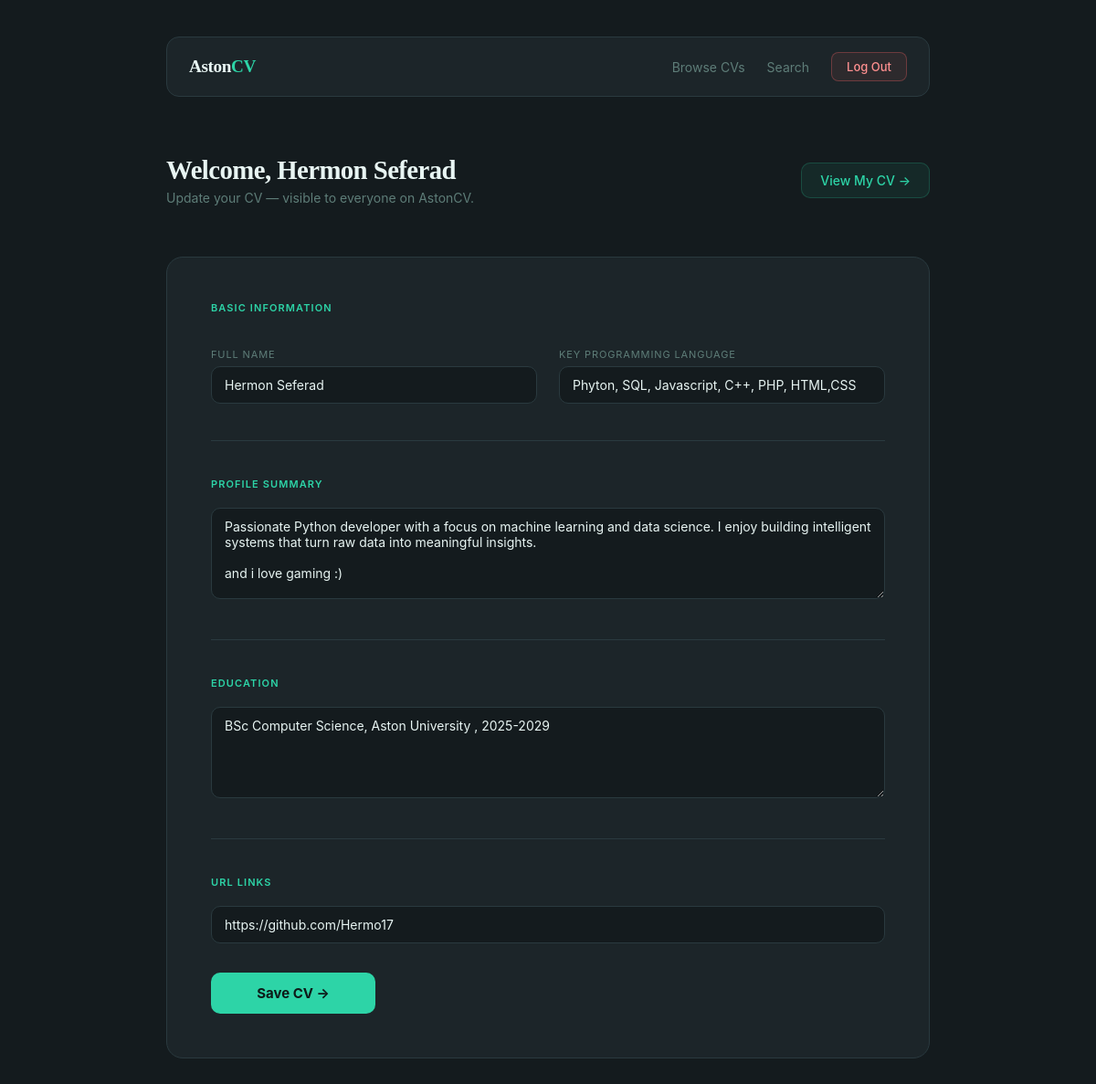
The page /dashboard.php (signed in) on the database its author committed.
### tables this page shows
CREATE TABLE `cvs` (
  `id` bigint(20) UNSIGNED NOT NULL,
  `name` varchar(100) NOT NULL,
  `email` varchar(100) NOT NULL,
  `password` varchar(255) NOT NULL,
  `keyprogramming` varchar(255) DEFAULT NULL,
  `profile` varchar(500) DEFAULT NULL,
  `education` varchar(500) DEFAULT NULL,
  `URLlinks` varchar(500) DEFAULT NULL
);

### dashboard.php (the view, shortened to what this page needs)
<?php
require 'db.php';
$stmt = $pdo->prepare("SELECT * FROM cvs WHERE id = ?");
$stmt->execute([$_SESSION["user_id"]]);
$user = $stmt->fetch(PDO::FETCH_ASSOC);
?>
<!DOCTYPE html>
<html lang="en">
<head>
    <link rel="stylesheet" href="css/style.css">
</head>
<body class="dashboard-page">
<div class="dashboard-wrapper">
    <div class="navbar">
        <div class="navbar-brand">Aston<span>CV</span></div>
        <div class="navbar-links">
            <a href="index.php">Browse CVs</a>
            <a href="search.php">Search</a>
            <a href="logout.php" class="btn-logout">Log Out</a>
        </div>
    </div>
    <div class="dashboard-header">
        <div>
            <h1>Welcome, <?= htmlspecialchars($_SESSION["user_name"]) ?></h1>
            <p class="subtitle">Update your CV — visible to everyone on AstonCV.</p>
        </div>
        <a href="view.php?id=<?= $_SESSION["user_id"] ?>" class="btn-view">View My CV &#8594;</a>
    </div>
    <div class="dashboard-card">
        <form method="POST" action="dashboard.php">
            <div class="form-section">
                <h3>Basic Information</h3>
                <div class="form-grid">
                    <div>
                        <label>Full Name</label>
                        <input type="text" name="name"
                            placeholder="Your full name"
                            value="<?= htmlspecialchars($user["name"]) ?>" required>
                    </div>
                    <div>
                        <label>Key Programming Language</label>
                        <input type="text" name="keyprogramming"
                            placeholder="e.g. Python, JavaScript, PHP"
                            value="<?= htmlspecialchars($user["keyprogramming"] ?? '') ?>">
                    </div>
                </div>
            </div>
            <div class="form-section">
                <h3>Profile Summary</h3>
                <textarea name="profile" rows="4"
                    placeholder="Write a short summary about yourself..."><?= htmlspecialchars($user["profile"] ?? '') ?></textarea>
            </div>
            <div class="form-section">
                <h3>Education</h3>
                <textarea name="education" rows="4"
                    placeholder="e.g. BSc Computer Science, Aston University, 2021-2024"><?= htmlspecialchars($user["education"] ?? '') ?></textarea>
            </div>
            <div class="form-section">
                <h3>URL Links</h3>
                <input type="text" name="URLlinks"
                    placeholder="e.g. https://github.com/yourname"
                    value="<?= htmlspecialchars($user["URLlinks"] ?? '') ?>">
            </div>
            <button type="submit">Save CV &#8594;</button>
        </form>
    </div>
</div>
</body>
</html>

### css/style.css (style rules this page uses)
* { margin: 0; padding: 0; box-sizing: border-box; }
:root { --bg-page: #141b1e; --bg-card: #1c2529; --bg-input: #141b1e; --border-card: #2a3a3f; --border-input: #2a3a3f; --teal: #2dd4a7; --teal-hover: #25b892; --teal-dim: rgba(45, 212, 167, 0.08); --teal-border: rgba(45, 212, 167, 0.2); --text-primary: #e8f5f3; --text-muted: #5e7d78; --text-dark: #0d1a18; --success-bg: rgba(45, 212, 167, 0.08); --success-border: rgba(45, 212, 167, 0.3); --success-text: #2dd4a7; --error-bg: rgba(255, 99, 99, 0.08); --error-border: rgba(255, 99, 99, 0.3); --error-text: #ff9090; }
body { font-family: -apple-system, BlinkMacSystemFont, 'Segoe UI', sans-serif; background-color: var(--bg-page); color: var(--text-primary); min-height: 100vh; display: flex; align-items: center; justify-content: center; padding: 2rem; }
h1, h2, h3 { font-family: Georgia, 'Times New Roman', serif; letter-spacing: -0.02em; color: var(--text-primary); }
label { display: block; font-size: 11px; color: var(--text-muted); text-transform: uppercase; letter-spacing: 0.08em; margin-bottom: 6px; margin-top: 1.1rem; }
input, textarea, select { width: 100%; background: var(--bg-input); border: 1px solid var(--border-input); border-radius: 10px; padding: 11px 14px; color: var(--text-primary); font-family: -apple-system, BlinkMacSystemFont, 'Segoe UI', sans-serif; font-size: 14px; transition: border-color 0.2s; }
input::placeholder, textarea::placeholder { color: var(--text-muted); opacity: 0.5; }
textarea { resize: vertical; min-height: 100px; }
button, .btn { width: 100%; background: var(--teal); border: none; border-radius: 10px; padding: 13px; color: var(--text-dark); font-family: -apple-system, BlinkMacSystemFont, 'Segoe UI', sans-serif; font-size: 15px; font-weight: 700; cursor: pointer; margin-top: 1.5rem; transition: background 0.2s, transform 0.1s; text-decoration: none; display: inline-block; text-align: center; }
body.dashboard-page { display: block; padding: 0; background-color: var(--bg-page); min-height: 100vh; }
.dashboard-wrapper { width: 100%; max-width: 900px; margin: 0 auto; padding: 2.5rem 2rem; }
.navbar { display: flex; align-items: center; justify-content: space-between; padding: 1rem 1.5rem; background: var(--bg-card); border: 1px solid var(--border-card); border-radius: 14px; margin-bottom: 2.5rem; }
.navbar-brand { font-family: Georgia, 'Times New Roman', serif; font-size: 1.2rem; font-weight: 700; color: var(--text-primary); letter-spacing: -0.02em; }
.navbar-brand span { color: var(--teal); }
.navbar-links { display: flex; align-items: center; gap: 1.5rem; }
.navbar-links a { color: var(--text-muted); text-decoration: none; font-size: 14px; transition: color 0.2s; }
.btn-logout { background: var(--error-bg) !important; border: 1px solid var(--error-border) !important; color: var(--error-text) !important; padding: 7px 16px !important; border-radius: 8px !important; font-size: 13px !important; font-weight: 500 !important; margin-top: 0 !important; width: auto !important; transform: none !important; }
.page-header, .dashboard-header { display: flex; align-items: center; justify-content: space-between; margin-bottom: 2rem; padding: 1.5rem 0; }
.page-header h1, .dashboard-header h1 { font-size: 1.8rem; margin-bottom: 0.3rem; }
.page-header .subtitle, .dashboard-header .subtitle { color: var(--text-muted); font-size: 14px; }
.btn-view { background: var(--teal-dim); border: 1px solid var(--teal-border); color: var(--teal); padding: 10px 20px; border-radius: 10px; font-size: 14px; text-decoration: none; white-space: nowrap; font-weight: 500; transition: opacity 0.2s; margin-top: 0; width: auto; display: inline-block; }
.dashboard-card { background: var(--bg-card); border: 1px solid var(--border-card); border-radius: 18px; padding: 3rem; margin-bottom: 2rem; }
.dashboard-card button { max-width: 180px; margin-top: 2rem; }
.form-section { margin-bottom: 2.5rem; padding-bottom: 2.5rem; border-bottom: 1px solid var(--border-card); }
.form-section:last-of-type { border-bottom: none; margin-bottom: 0; padding-bottom: 0; }
.form-section h3 { font-size: 11px; font-weight: 600; color: var(--teal); margin-bottom: 1.2rem; font-family: -apple-system, BlinkMacSystemFont, 'Segoe UI', sans-serif; text-transform: uppercase; letter-spacing: 0.1em; }
.form-grid { display: grid; grid-template-columns: 1fr 1fr; gap: 1.5rem; }

### rows shown on the page
cvs: name "Hermon Seferad", keyprogramming "Phyton, SQL, Javascript, C++, PHP, HTML,CSS", profile "Passionate Python developer with a focus on machine learning and data science. I enjoy building intelligent systems that turn raw data into meaningful insights. and i love gaming :)", education "BSc Computer Science, Aston University , 2025-2029", URLlinks "https://github.com/Hermo17"

### other values the page prints
$_SESSION["user_name"] "Hermon Seferad"
